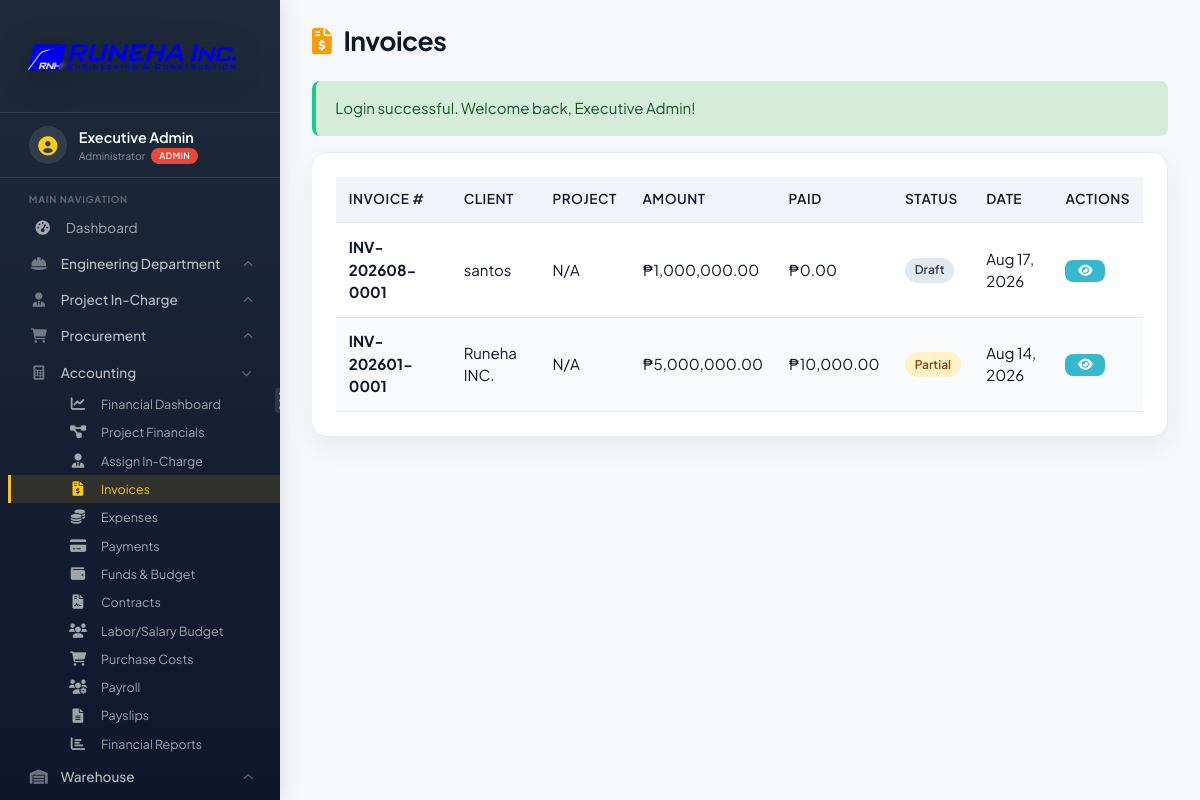
The app's page /modules/accounting/invoices.php (signed in) with its own data.
### tables this page shows
CREATE TABLE IF NOT EXISTS `invoices` (
  `id` BIGINT UNSIGNED NOT NULL AUTO_INCREMENT,
  `invoice_number` VARCHAR(50) NOT NULL,
  `project_id` BIGINT UNSIGNED NULL,
  `client` VARCHAR(200) NOT NULL,
  `invoice_date` DATE NULL,
  `due_date` DATE NULL,
  `amount` DECIMAL(15,2) NOT NULL DEFAULT 0.00,
  `paid_amount` DECIMAL(15,2) NOT NULL DEFAULT 0.00,
  `status` ENUM('draft','sent','partial','paid','overdue','cancelled') NOT NULL DEFAULT 'sent',
  `notes` TEXT NULL,
  `created_by` BIGINT UNSIGNED NULL,
  `created_at` TIMESTAMP NOT NULL DEFAULT CURRENT_TIMESTAMP,
  `updated_at` TIMESTAMP NULL DEFAULT NULL ON UPDATE CURRENT_TIMESTAMP,
  PRIMARY KEY (`id`),
  UNIQUE KEY `uq_invoice_number` (`invoice_number`),
  KEY `idx_invoices_project` (`project_id`),
  KEY `idx_invoices_creator` (`created_by`),
  CONSTRAINT `fk_invoices_project` FOREIGN KEY (`project_id`) REFERENCES `projects` (`id`) ON DELETE SET NULL ON UPDATE CASCADE,
  CONSTRAINT `fk_invoices_creator` FOREIGN KEY (`created_by`) REFERENCES `users` (`id`) ON DELETE SET NULL ON UPDATE CASCADE
);

### modules/accounting/invoices.php (the view, shortened to what this page needs)
<?php
require_once '../../includes/auth.php';
$page_title = 'Invoices';
$action = $_GET['action'] ?? 'list';
$projects = $pdo->query("SELECT id, name, project_code FROM projects ORDER BY name")->fetchAll();
$invoices = [];
try {
    $query = "
        SELECT i.*, p.name as project_name, u.full_name as created_by_name
        FROM invoices i
        LEFT JOIN projects p ON i.project_id = p.id
        LEFT JOIN users u ON i.created_by = u.id
        ORDER BY i.created_at DESC
    ";
    $invoices = $pdo->query($query)->fetchAll();
} catch (PDOException $e) {
    $error = userDatabaseError($e);
}
$invoice_details = null;
include '../../includes/header.php';
?>
<div class="page-header">
    <h1><i class="fas fa-file-invoice-dollar"></i> <?php echo $page_title; ?></h1>
</div>
<?php if (isset($_SESSION['success'])): ?>
    <div class="alert alert-success"><?php echo htmlspecialchars($_SESSION['success']); unset($_SESSION['success']); ?></div>
<?php endif; ?>
<?php if ($action === 'add' || $action === 'edit'): ?>
<div class="card">
    <h3><?php echo $action === 'add' ? 'Create New' : 'Edit'; ?> Invoice</h3>
    <form method="POST" class="form">
        <?php if ($action === 'edit'): ?>
            <input type="hidden" name="update_invoice" value="1">
            <input type="hidden" name="invoice_number" value="<?php echo htmlspecialchars($invoice_details['invoice_number']); ?>">
        <?php else: ?>
            <input type="hidden" name="add_invoice" value="1">
        <?php endif; ?>
        <div class="form-row">
            <div class="form-group">
                <label class="required">Invoice Number</label>
                <input type="text" value="<?php echo $action === 'edit' ? htmlspecialchars($invoice_details['invoice_number']) : generateInvoiceNumber(); ?>" disabled style="background:#f1f5f9;">
                <?php if ($action === 'add'): ?>
                    <input type="hidden" name="invoice_number" value="<?php echo generateInvoiceNumber(); ?>">
                <?php endif; ?>
            </div>
            <div class="form-group">
                <label>Project</label>
                <select name="project_id">
                    <option value="">No Project</option>
                    <?php foreach ($projects as $project): ?>
                        <option value="<?php echo $project['id']; ?>" <?php echo ($invoice_details['project_id'] ?? 0) == $project['id'] ? 'selected' : ''; ?>>
                            <?php echo htmlspecialchars($project['project_code'] . ' - ' . $project['name']); ?>
                        </option>
                    <?php endforeach; ?>
                </select>
            </div>
        </div>
        <div class="form-row">
            <div class="form-group">
                <label class="required">Client</label>
                <input type="text" name="client" required value="<?php echo htmlspecialchars($invoice_details['client'] ?? ''); ?>" placeholder="Client name">
            </div>
            <div class="form-group">
                <label>Invoice Date</label>
                <input type="date" name="invoice_date" value="<?php echo $invoice_details['invoice_date'] ?? date('Y-m-d'); ?>">
            </div>
            <div class="form-group">
                <label>Due Date</label>
                <input type="date" name="due_date" value="<?php echo $invoice_details['due_date'] ?? ''; ?>">
            </div>
        </div>
        <div class="form-row">
            <div class="form-group">
                <label class="required">Amount (₱)</label>
                <input type="number" step="0.01" name="amount" required value="<?php echo $invoice_details['amount'] ?? 0; ?>" min="0">
            </div>
        </div>
        <div class="form-group">
            <label>Notes</label>
            <textarea name="notes" rows="3"><?php echo htmlspecialchars($invoice_details['notes'] ?? ''); ?></textarea>
        </div>
        <div style="margin-top:1.5rem;">
            <button type="submit" class="btn btn-primary"><i class="fas fa-save"></i> <?php echo $action === 'add' ? 'Create' : 'Update'; ?> Invoice</button>
            <a href="invoices.php" class="btn btn-secondary">Cancel</a>
        </div>
    </form>
</div>
<?php else: ?>
<div class="card">
    <div class="table-responsive">
        <table class="table" id="invoiceTable">
            <thead>
                <tr>
                    <th data-sort-type="string" onclick="sortTable('invoiceTable', 0)">Invoice #</th>
                    <th onclick="sortTable('invoiceTable', 1)">Client</th>
                    <th onclick="sortTable('invoiceTable', 2)">Project</th>
                    <th onclick="sortTable('invoiceTable', 3)">Amount</th>
                    <th onclick="sortTable('invoiceTable', 4)">Paid</th>
                    <th onclick="sortTable('invoiceTable', 5)">Status</th>
                    <th onclick="sortTable('invoiceTable', 6)">Date</th>
                    <th>Actions</th>
                </tr>
            </thead>
            <tbody>
                <?php if (empty($invoices)): ?>
                    <tr>
                        <td colspan="8" style="text-align:center;color:#94a3b8;padding:2rem;">No invoices found.</td>
                    </tr>
                <?php else: ?>
                    <?php foreach ($invoices as $inv): ?>
                    <tr>
                        <td><strong><?php echo htmlspecialchars($inv['invoice_number']); ?></strong></td>
                        <td><?php echo htmlspecialchars($inv['client']); ?></td>
                        <td><?php echo htmlspecialchars($inv['project_name'] ?? 'N/A'); ?></td>
                        <td>₱<?php echo number_format($inv['amount'], 2); ?></td>
                        <td>₱<?php echo number_format($inv['paid_amount'] ?? 0, 2); ?></td>
                        <td><span class="badge badge-<?php echo $inv['status']; ?>"><?php echo ucfirst($inv['status']); ?></span></td>
                        <td><?php echo date('M d, Y', strtotime($inv['created_at'])); ?></td>
                        <td>
                            <a href="?action=view&id=<?php echo $inv['id']; ?>" class="btn btn-sm btn-info"><i class="fas fa-eye"></i></a>
                        </td>
                    </tr>
                    <?php endforeach; ?>
                <?php endif; ?>
            </tbody>
        </table>
    </div>
</div>
<?php endif; ?>
<?php include '../../includes/footer.php'; ?>

### assets/css/style.css (style rules this page uses)
:root { --navy: #1e2a3a; --navy-dark: #0f172a; --amber: #f59e0b; --off-white: #f8fafc; --border: #e2e8f0; --muted: #64748b; --shadow: 0 4px 12px rgba(15, 23, 42, 0.06); --radius: 16px; --text-title: 1.65rem; --text-card: 1.05rem; --text-stat: 1.85rem; --text-label: 0.8rem; }
* { margin: 0; padding: 0; box-sizing: border-box; }
body { font-family: 'Segoe UI', Tahoma, Geneva, Verdana, sans-serif; background: var(--off-white); color: var(--navy-dark); min-height: 100vh; font-size: 15px; line-height: 1.5; }
h1, h2, h3 { color: var(--navy-dark); font-weight: 700; line-height: 1.25; }
h1 { font-size: var(--text-title); letter-spacing: -0.03em; }
.btn { display: inline-flex; align-items: center; gap: 0.5rem; padding: 0.6rem 1.2rem; border: none; border-radius: 8px; font-size: 0.9rem; font-weight: 600; cursor: pointer; text-decoration: none; transition: all 0.2s ease; }
.btn-sm { padding: 0.3rem 0.8rem; font-size: 0.8rem; }
.btn-info { background: #36b9cc; color: white; }
.card { background: #ffffff; border-radius: 16px; padding: 1.5rem; box-shadow: var(--shadow); margin-bottom: 1.5rem; }
.table-responsive { overflow-x: auto; }
.table { width: 100%; border-collapse: collapse; }
.table th, .table td { padding: 0.8rem; text-align: left; border-bottom: 1px solid var(--border); }
.table tbody tr:nth-child(even) { background: #f8fafc; }
.table th { background: #f1f5f9; font-weight: 600; color: #1a1a2e; font-size: 0.85rem; text-transform: uppercase; letter-spacing: 0.5px; }
.badge { display: inline-block; padding: 0.2rem 0.6rem; border-radius: 20px; font-size: 0.75rem; font-weight: 600; }
.badge-draft { background: #e2e8f0; color: #334155; }
.badge-partial { background: #fef3c7; color: #92400e; }
.alert { padding: 1rem 1.2rem; border-radius: 8px; margin-bottom: 1rem; border-left: 4px solid transparent; }
.alert-success { background: #d4edda; color: #155724; border-left-color: #1cc88a; }
.page-header { display: flex; justify-content: space-between; align-items: center; margin-bottom: 1.5rem; flex-wrap: wrap; gap: 1rem; }
.page-header h1 { font-size: 1.65rem; color: var(--navy-dark); margin: 0; letter-spacing: -0.02em; }
.page-header h1 i { color: #f59e0b; margin-right: 0.5rem; }
:root { --off-white: #f6f8fb; --shadow: 0 10px 28px rgba(15, 23, 42, 0.06); --shadow-hover: 0 16px 34px rgba(15, 23, 42, 0.1); --success: #16a085; --danger: #e76f51; --info: #4f8cc9; }
body { font-family: 'Plus Jakarta Sans', 'Segoe UI', Tahoma, sans-serif; background: var(--off-white); }
.card, .stat-card, .quick-action { border: 1px solid rgba(226, 232, 240, 0.8); border-left: 0; border-radius: 16px; box-shadow: var(--shadow); }

### records on screen
invoices: invoice_number "INV-202608-0001", client "santos", project_name "N/A", amount "1,000,000.00", paid_amount "0.00", status "Draft", created_at "Aug 17, 2026"
invoices: invoice_number "INV-202601-0001", client "Runeha INC.", project_name "N/A", amount "5,000,000.00", paid_amount "10,000.00", status "Partial", created_at "Aug 14, 2026"

### other values on screen
$_SESSION['full_name'] "Executive Admin"
getDepartmentName($department) "Administrator"
$page_title "Invoices"
$_SESSION['success'] "Login successful. Welcome back, Executive Admin!"
